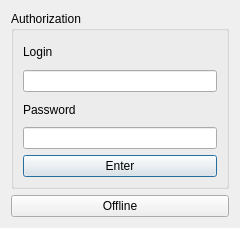
<?xml version="1.0" encoding="UTF-8"?>
<ui version="4.0">
 <class>Authorization</class>
 <widget class="QDialog" name="Authorization">
  <property name="geometry">
   <rect>
    <x>0</x>
    <y>0</y>
    <width>240</width>
    <height>228</height>
   </rect>
  </property>
  <property name="windowTitle">
   <string>Authorization</string>
  </property>
  <layout class="QVBoxLayout" name="verticalLayout_2">
   <item>
    <widget class="QGroupBox" name="groupBox">
     <property name="title">
      <string>Authorization</string>
     </property>
     <layout class="QHBoxLayout" name="horizontalLayout">
      <item>
       <layout class="QVBoxLayout" name="verticalLayout">
        <item>
         <widget class="QLabel" name="label">
          <property name="text">
           <string>Login</string>
          </property>
         </widget>
        </item>
        <item>
         <widget class="QLineEdit" name="login"/>
        </item>
        <item>
         <widget class="QLabel" name="label_2">
          <property name="text">
           <string>Password</string>
          </property>
         </widget>
        </item>
        <item>
         <widget class="QLineEdit" name="password"/>
        </item>
        <item>
         <widget class="QPushButton" name="Enter_button">
          <property name="text">
           <string>Enter</string>
          </property>
         </widget>
        </item>
       </layout>
      </item>
     </layout>
    </widget>
   </item>
   <item>
    <widget class="QPushButton" name="Offline_button">
     <property name="text">
      <string>Offline</string>
     </property>
    </widget>
   </item>
  </layout>
 </widget>
 <resources/>
 <connections/>
</ui>
